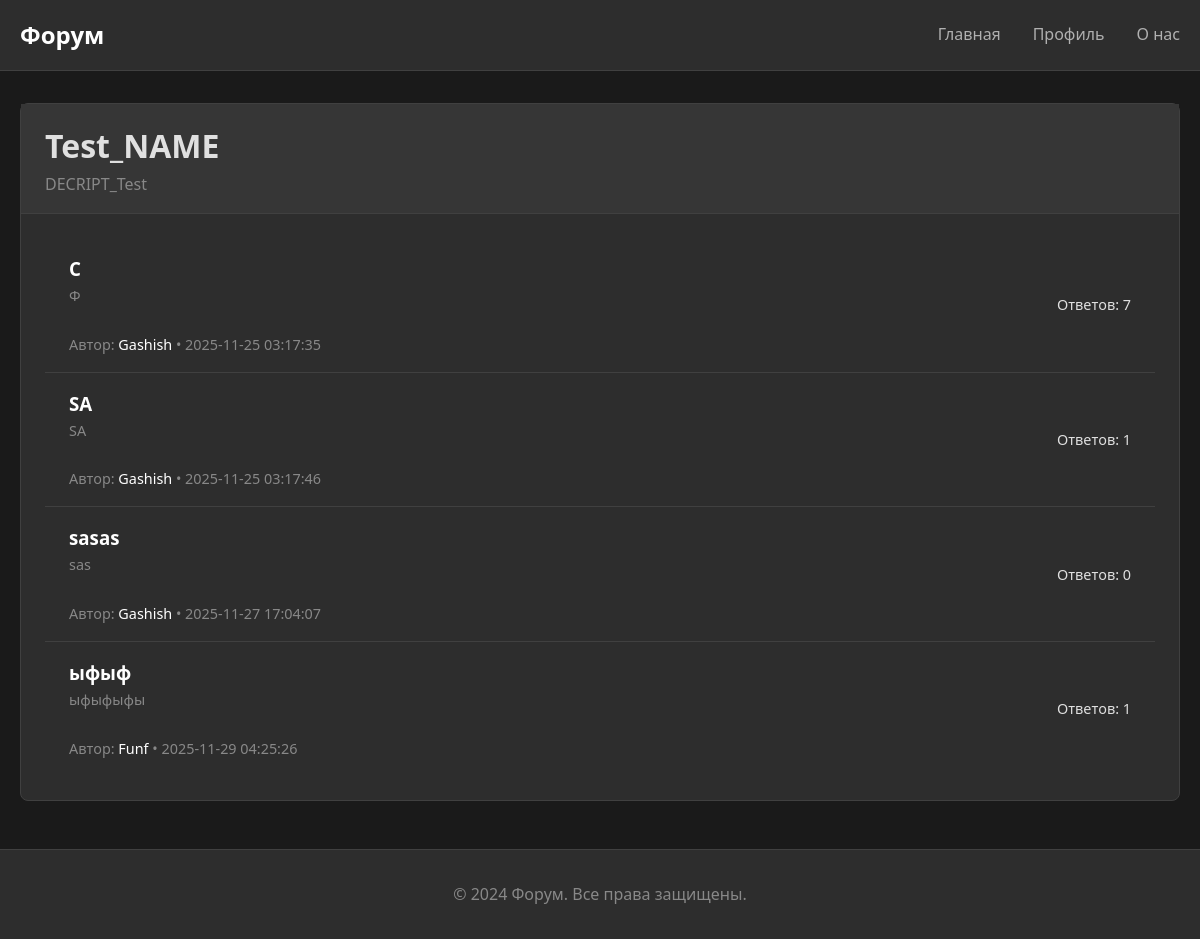
Page /category/1 on the committed database.
### bd_app3.py (models this page shows, shortened)
class Category(db.Model):
    __tablename__ = 'categories'
    id = db.Column(db.Integer, primary_key=True)
    user_id = db.Column(db.Integer, db.ForeignKey('users.id'), nullable=False)
    name = db.Column(db.String(100), nullable=False)
    description = db.Column(db.Text)
    created_at = db.Column(db.DateTime, default=datetime.now().replace(microsecond=0))
    topics = db.relationship('Topic', backref='category', lazy=True, cascade='all, delete-orphan')

class Topic(db.Model):
    __tablename__ = 'topics'
    id = db.Column(db.Integer, primary_key=True)
    user_id = db.Column(db.Integer, db.ForeignKey('users.id'), nullable=False)
    category_id = db.Column(db.Integer, db.ForeignKey('categories.id'), nullable=False)
    title = db.Column(db.String(200), nullable=False)
    content = db.Column(db.Text, nullable=False)
    created_at = db.Column(db.DateTime, default=datetime.now().replace(microsecond=0))
    posts = db.relationship('Post', backref='topic', lazy=True, cascade='all, delete-orphan')
    def __repr__(self):
        return f'<Topic {self.title}>'

class User(db.Model):
    __tablename__ = 'users'
    id = db.Column(db.Integer, primary_key=True)
    username = db.Column(db.String(80), unique=True, nullable=False)
    email = db.Column(db.String(120), unique=True, nullable=False)
    password = db.Column(db.String(120), nullable=False)
    admin = db.Column(db.Integer, default=0)
    created_at = db.Column(db.DateTime, default=datetime.now().replace(microsecond=0))
    categories = db.relationship('Category', backref='author', lazy=True)
    topics = db.relationship('Topic', backref='author', lazy=True)
    posts = db.relationship('Post', backref='author', lazy=True)
    def __repr__(self):
        return f'{self.username}'

### app3.py (the view, shortened to what this page needs)
@app.route('/category/<int:category_id>', methods=['GET', 'POST'])
def category(category_id):
    category = Category.query.get(category_id)
    topics = Topic.query.filter(Topic.category_id == category_id).all()
    for topics_id in topics:
        topics_id.reply_count = len(Post.query.filter(Post.topic_id==topics_id.id).all())
    print(topics)
    return render_template('category.html',category=category,topics=topics)

### templates/category.html (shortened to what this page needs)
<!DOCTYPE html>
<html lang="ru">
<head>
    <link rel="stylesheet" href="{{ url_for('static', filename='css/styles.css') }}">
</head>
<body>
    <header class="header">
        <div class="container">
            <nav class="navbar">
                <a href="{{ url_for('index') }}" class="logo">Форум</a>
                <ul class="nav-links">
                    <li><a href="{{ url_for('index') }}">Главная</a></li>
                    <li><a href="{{ url_for('profile') }}">Профиль</a></li>
                    <li><a href="{{ url_for('about') }}">О нас</a></li>
                </ul>
            </nav>
        </div>
    </header>
    <main class="main-content">
        <div class="container">
            <div class="card">
                <div class="card-header">
                    <div class="flex justify-between items-center">
                        <h1>{{ category.name }}</h1>
                    </div>
                    <p class="text-muted">{{ category.description }}</p>
                </div>
                <div class="card-body">
                    <ul class="list">
                        {% for topic in topics %}
                        <li class="list-item">
                            <div class="flex justify-between items-center">
                                <div>
                                    <h3>
                                        <a href="{{ url_for('topic', topic_id=topic.id) }}" style="color: #ffffff; text-decoration: none;">
                                            {{ topic.title }}
                                        </a>
                                    </h3>
                                    <p class="text-muted text-small">{{ topic.content }}</p>
                                    <br>
                                    <p class="text-muted text-small">Автор:<a href="{{ url_for('profile', username=topic.author) }}" style="color: #ffffff; text-decoration: none;">
                                        {{ topic.author }}
                                    </a> • {{ topic.created_at }}</p>
                                </div>
                                <div class="text-right">
                                    <div class="text-small">Ответов: {{ topic.reply_count }}</div>
                                </div>
                            </div>
                        </li>
                        {% endfor %}
                    </ul>
                </div>
            </div>
        </div>
    </main>
    <footer class="footer">
        <div class="container">
            <p>&copy; 2024 Форум. Все права защищены.</p>
        </div>
    </footer>
</body>
</html>

### static/css/styles.css (style rules this page uses)
* { margin: 0; padding: 0; box-sizing: border-box; }
body { font-family: 'Segoe UI', Tahoma, Geneva, Verdana, sans-serif; background-color: #1a1a1a; color: #e0e0e0; line-height: 1.6; }
.container { max-width: 1200px; margin: 0 auto; padding: 0 20px; }
.header { background-color: #2d2d2d; border-bottom: 1px solid #404040; padding: 1rem 0; position: sticky; top: 0; z-index: 100; }
.navbar { display: flex; justify-content: space-between; align-items: center; }
.logo { font-size: 1.5rem; font-weight: bold; color: #ffffff; text-decoration: none; }
.nav-links { display: flex; list-style: none; gap: 2rem; }
.nav-links a { color: #b0b0b0; text-decoration: none; transition: color 0.3s; }
.main-content { min-height: calc(100vh - 140px); padding: 2rem 0; }
.card { background-color: #2d2d2d; border: 1px solid #404040; border-radius: 8px; margin-bottom: 1rem; transition: transform 0.2s, border-color 0.2s; }
.card-header { padding: 1rem 1.5rem; border-bottom: 1px solid #404040; background-color: #363636; }
.card-body { padding: 1.5rem; }
.list { list-style: none; }
.list-item { padding: 1rem 1.5rem; border-bottom: 1px solid #404040; transition: background-color 0.2s; }
.list-item:last-child { border-bottom: none; }
.text-muted { color: #888; }
.text-small { font-size: 0.9rem; }
.flex { display: flex; }
.justify-between { justify-content: space-between; }
.items-center { align-items: center; }
.footer { background-color: #2d2d2d; border-top: 1px solid #404040; padding: 2rem 0; text-align: center; color: #888; }

### rows in the picture
Category: name "Test_NAME", description "DECRIPT_Test"
Topic: title "С", content "Ф", author "Gashish", created_at "2025-11-25 03:17:35", reply_count "7"
Topic: title "SA", content "SA", author "Gashish", created_at "2025-11-25 03:17:46", reply_count "1"
Topic: title "sasas", content "sas", author "Gashish", created_at "2025-11-27 17:04:07", reply_count "0"
Topic: title "ыфыф", content "ыфыфыфы", author "Funf", created_at "2025-11-29 04:25:26", reply_count "1"
